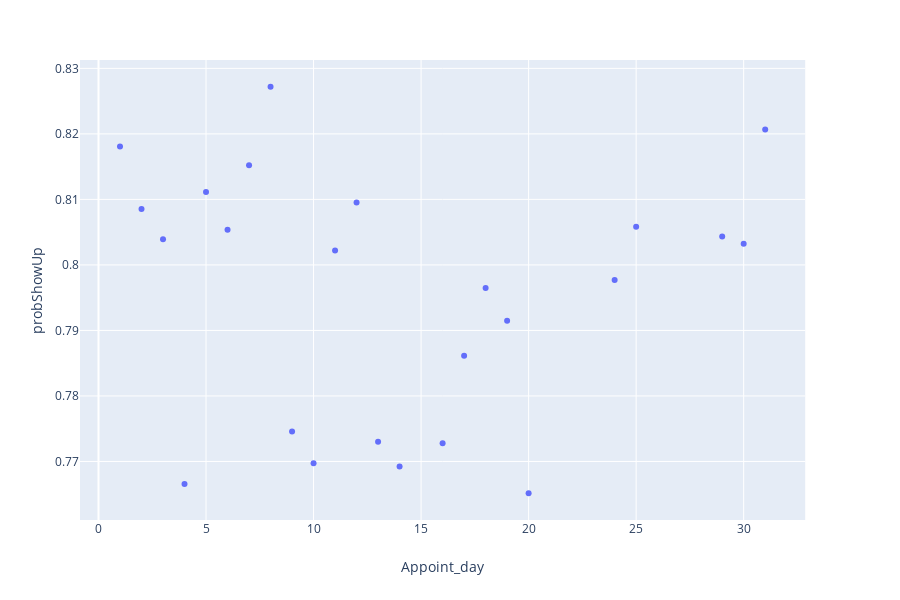

Notebook code cell kept with this figure:
### Markdown cell above
We can see that people who made their appointment on the same day they saw their doctors have a higher probability to show up. In general, when the day of scheduling is close from the day of the appointment, patients have a higher probability to show up to their appointments.

### Code cell
probStatus_Scatter('Appoint_day')

### Figure 1 — Plotly figure (JSON) as saved in the notebook; plotly's stock layout.template omitted (floating-point values rounded to 4 significant figures)
{"data": [{"hoverlabel": {"namelength": 0}, "hovertemplate": "Appoint_day=%{x}<br>probShowUp=%{y}", "legendgroup": "", "marker": {"color": "#636efa", "symbol": "circle"}, "mode": "markers", "name": "", "showlegend": false, "type": "scatter", "x": [1, 2, 3, 4, 5, 6, 7, 8, 9, 10, 11, 12, 13, 14, 16, 17, 18, 19, 20, 24, 25, 29, 30, 31], "xaxis": "x", "y": [0.8181, 0.8085, 0.8039, 0.7666, 0.8111, 0.8054, 0.8152, 0.8272, 0.7746, 0.7697, 0.8022, 0.8095, 0.773, 0.7692, 0.7728, 0.7861, 0.7965, 0.7915, 0.7652, 0.7977, 0.8058, 0.8043, 0.8032, 0.8207], "yaxis": "y"}], "layout": {"height": 600, "legend": {"tracegroupgap": 0}, "margin": {"t": 60}, "xaxis": {"anchor": "y", "domain": [0, 0.98], "title": {"text": "Appoint_day"}}, "yaxis": {"anchor": "x", "domain": [0, 1], "title": {"text": "probShowUp"}}}}
